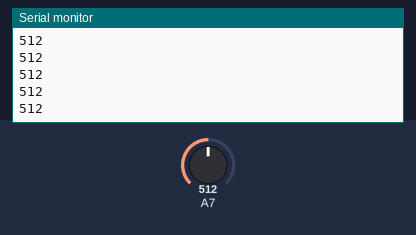
Recording of a sketch running on a simulated Arduino Mega 2560, built with avr-gcc and run on an emulated ATmega2560. Parts: the last lines printed to the serial monitor. The test bench sets the inputs (shaded band); at power-on: A7 = 512.

Above: at 1.2 s.
1.3 s: A7 set to 716
At 1.56 s:
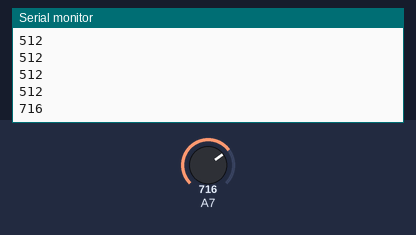
2.8 s: A7 set to 900
At 2.96 s:
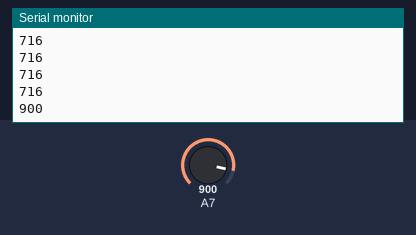
Timing chart, 0 to 5.8 s (numbered marks = the images above; inputs shaded):
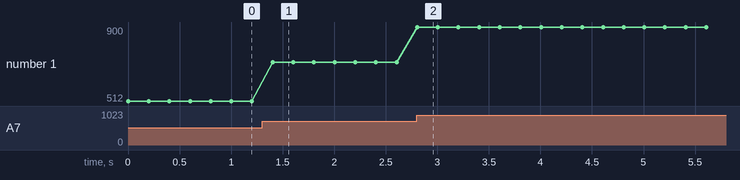

The sketch:

ch2_4_3.ino
```cpp
//Generated Date: Sun, 02 Jun 2024 06:38:38 GMT


int Light = 0;

void setup()
{
  Serial.begin(115200);


  pinMode(39, INPUT_PULLUP);
}

void loop()
{
  Light = analogRead(39);
  Serial.println(Light);
  delay(200);
}
```

Measured:
- after the input at 1.3 s, the serial monitor: prints a new line after 0.10 s (image 1)
- after the input at 2.8 s, the serial monitor: prints a new line at once (image 2)
- plotted number 1: 512 → 716 after the input at 1.3 s, 716 → 900 after the input at 2.8 s
